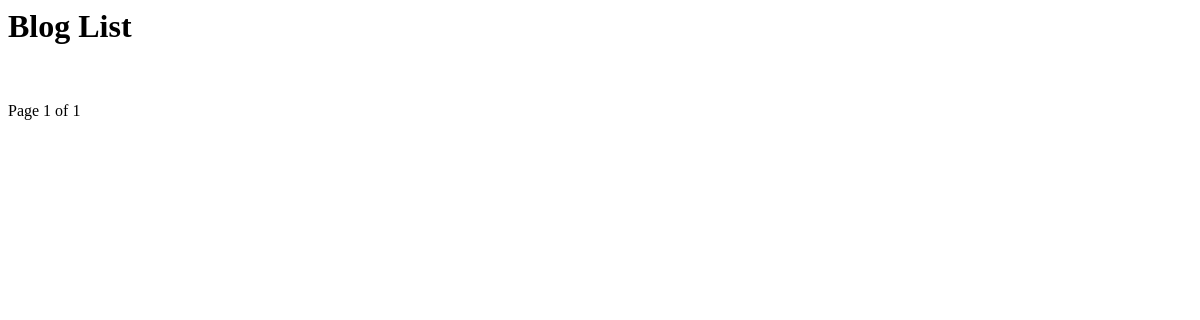
The page /blog/ on the database as committed earlier.
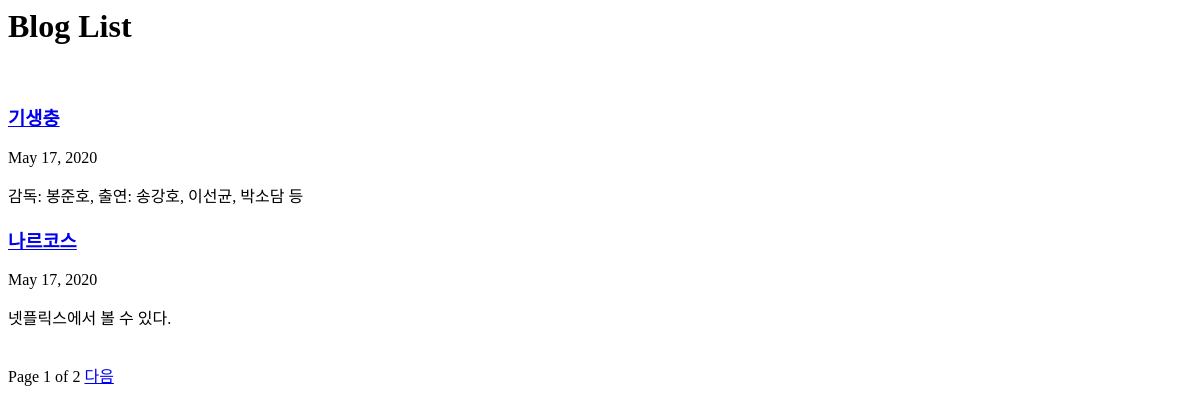
The same page on the database as committed later.
### blog/models.py (models this page shows, shortened)
class Post(models.Model):
    title = models.CharField(verbose_name='TITLE', max_length=50)
    slug = models.SlugField(
        'SLUG', unique=True, allow_unicode=True, help_text='one word for title alias')
    description = models.CharField(
        'DESCRIPTION', max_length=100, blank=True, help_text='simple description text')
    content = models.TextField('CONTENT')
    create_dt = models.DateTimeField('CREATE DATE', auto_now_add=True)
    modify_dt = models.DateTimeField('MODIFY DATE', auto_now=True)
    class Meta:
        verbose_name = 'post'
        verbose_name_plural = 'posts'
        db_table = 'blog_posts'
        ordering = ('-modify_dt',)
    def get_absolute_url(self):
        return reverse("blog:post_detail", args=(self.slug,))

### blog/views.py (the view)
# urls.py: path('', views.PostLV.as_view(), name='index'),
class PostLV(ListView):
    model = Post
    template_name = 'blog/post_all.html'
    context_object_name = 'posts'
    paginate_by = 2

### blog/templates/blog/post_all.html (shortened to what this page needs)
<h1>Blog List</h1>
{% for post in posts %}
<h3><a href="{{ post.get_absolute_url }}">{{ post.title }}</a></h3>
{{ post.modify_dt|date:"N d, Y"}}
<p>{{ post.description }}</p>
{% endfor %}
<div>
  <span>
     Page {{ page_obj.number}} of {{page_obj.paginator.num_pages}}
    {%if page_obj.has_next %}
    <a href="?page={{ page_obj.next_page_number }}">다음</a>
    {% endif %}
  </span>
</div>

Rows that differ between the two databases and show on the page:
added Post: title "기생충", modify_dt "May 17, 2020", description "감독: 봉준호, 출연: 송강호, 이선균, 박소담 등"
added Post: title "나르코스", modify_dt "May 17, 2020", description "넷플릭스에서 볼 수 있다."
Other text that changed with them:
{{ page_obj.paginator.num_pages }}: "1" → "2"
text now shown: "다음"
